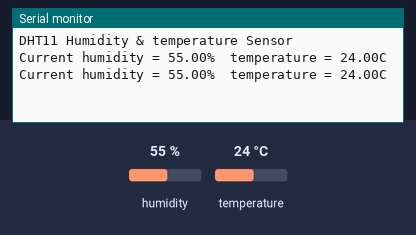
The sketch below on a simulated Arduino Uno, built with avr-gcc and run on an emulated ATmega328P. Shown: the last lines printed to the serial monitor. Wiring (inferred from the names in the program): DHT11 sensor: data A0. Inputs (shaded band) come from the test bench; at power-on: humidity 55 %, temperature 24 °C.

Above: at 2.7 s.
2.8 s: humidity set to 22 %
At 4.1 s:
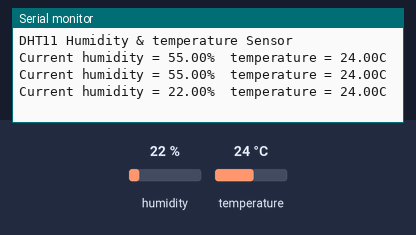
4.3 s: temperature set to 12 °C
At 5.4 s:
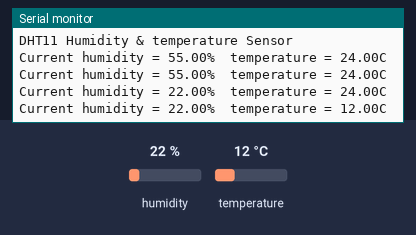
5.8 s: humidity set to 40 %
At 7.5 s:
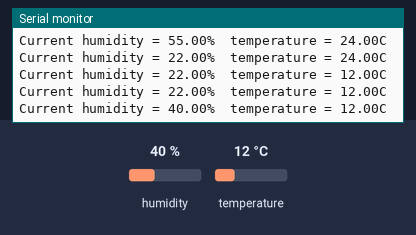
Timing chart, 0 to 9.0 s (numbered marks = the images above; inputs shaded):
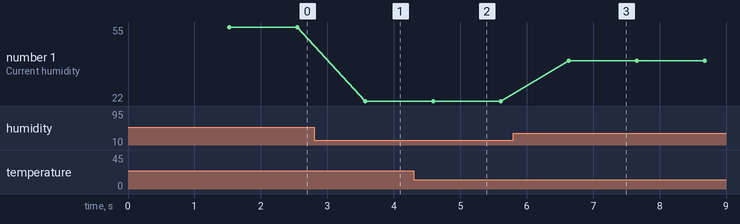

The sketch:

monitorTemperatura.ino
```cpp
#include "dht.h"
#define dhtpin A0

dht DHT;

void setup()
{
  Serial.begin(9600);
  delay(500);
  Serial.println("DHT11 Humidity & temperature Sensor\n\n");
  delay(1000);
}
void loop()
{
    DHT.read11(dhtpin);
    Serial.print("Current humidity = ");
    Serial.print(DHT.humidity);
    Serial.print("%  ");
    Serial.print("temperature = ");
    Serial.print(DHT.temperature);
    Serial.println("C  ");
    delay(1000);
}
```

Measured:
- after the input at 2.8 s, the serial monitor: prints a new line after 0.77 s (image 1)
- after the input at 4.3 s, the serial monitor: prints a new line after 0.29 s (image 2)
- after the input at 5.8 s, the serial monitor: prints a new line after 0.84 s (image 3)
- plotted number 1: 55 → 22 after the input at 2.8 s, 22 → 40 after the input at 5.8 s
